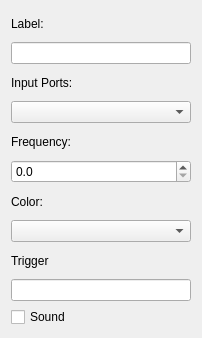
<?xml version="1.0" encoding="UTF-8"?>
<ui version="4.0">
 <class>ElementEditor</class>
 <widget class="QWidget" name="ElementEditor">
  <property name="geometry">
   <rect>
    <x>0</x>
    <y>0</y>
    <width>202</width>
    <height>338</height>
   </rect>
  </property>
  <property name="windowTitle">
   <string>Form</string>
  </property>
  <layout class="QGridLayout" name="gridLayout">
   <item row="9" column="0">
    <widget class="QLineEdit" name="lineEditTrigger"/>
   </item>
   <item row="6" column="0">
    <widget class="QLabel" name="label_color">
     <property name="text">
      <string>Color:</string>
     </property>
    </widget>
   </item>
   <item row="1" column="0">
    <widget class="QLineEdit" name="lineEditElementLabel"/>
   </item>
   <item row="5" column="0">
    <widget class="QDoubleSpinBox" name="doubleSpinBoxFrequency">
     <property name="specialValueText">
      <string/>
     </property>
     <property name="decimals">
      <number>1</number>
     </property>
     <property name="minimum">
      <double>0.000000000000000</double>
     </property>
     <property name="maximum">
      <double>30.000000000000000</double>
     </property>
    </widget>
   </item>
   <item row="4" column="0">
    <widget class="QLabel" name="label_frequency">
     <property name="text">
      <string>Frequency:</string>
     </property>
    </widget>
   </item>
   <item row="2" column="0">
    <widget class="QLabel" name="label_inputs">
     <property name="text">
      <string>Input Ports:</string>
     </property>
    </widget>
   </item>
   <item row="7" column="0">
    <widget class="QComboBox" name="comboBoxColor">
     <property name="currentText">
      <string/>
     </property>
    </widget>
   </item>
   <item row="3" column="0">
    <widget class="QComboBox" name="comboBoxInputSz"/>
   </item>
   <item row="0" column="0">
    <widget class="QLabel" name="label_labels">
     <property name="text">
      <string>Label:</string>
     </property>
    </widget>
   </item>
   <item row="8" column="0">
    <widget class="QLabel" name="label_trigger">
     <property name="text">
      <string>Trigger</string>
     </property>
    </widget>
   </item>
   <item row="10" column="0">
    <widget class="QCheckBox" name="label_sound">
     <property name="text">
      <string>Sound</string>
     </property>
    </widget>
   </item>
  </layout>
 </widget>
 <resources/>
 <connections/>
</ui>
